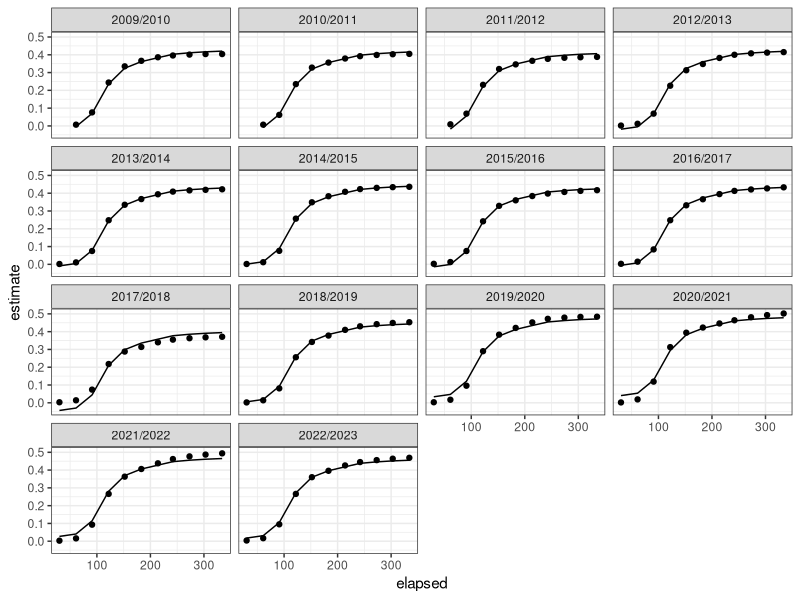
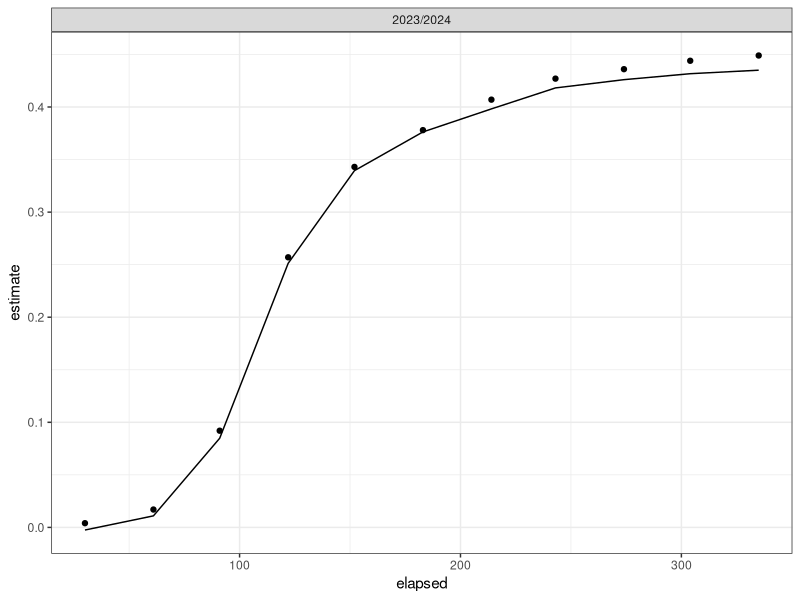
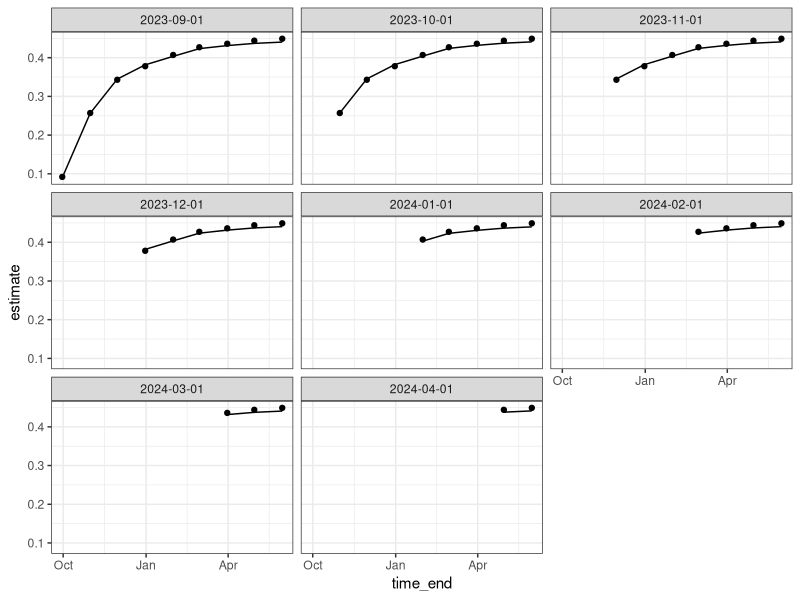
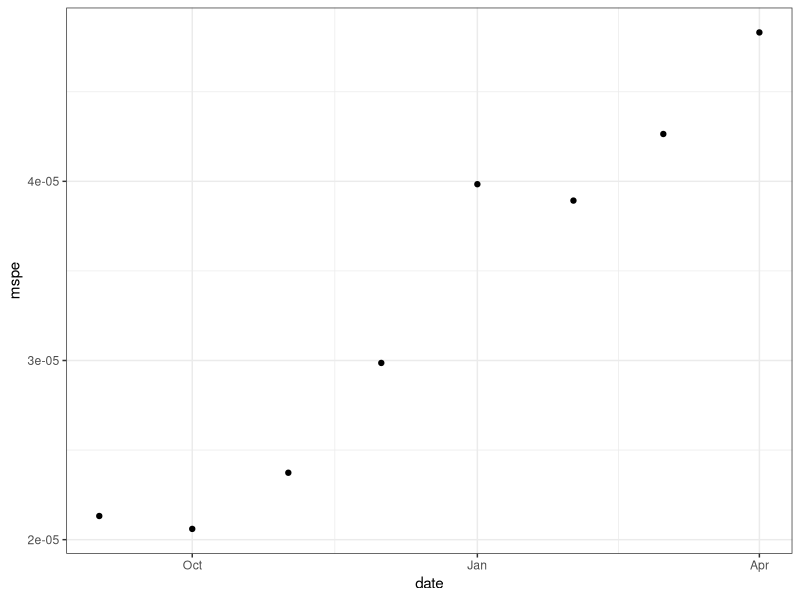
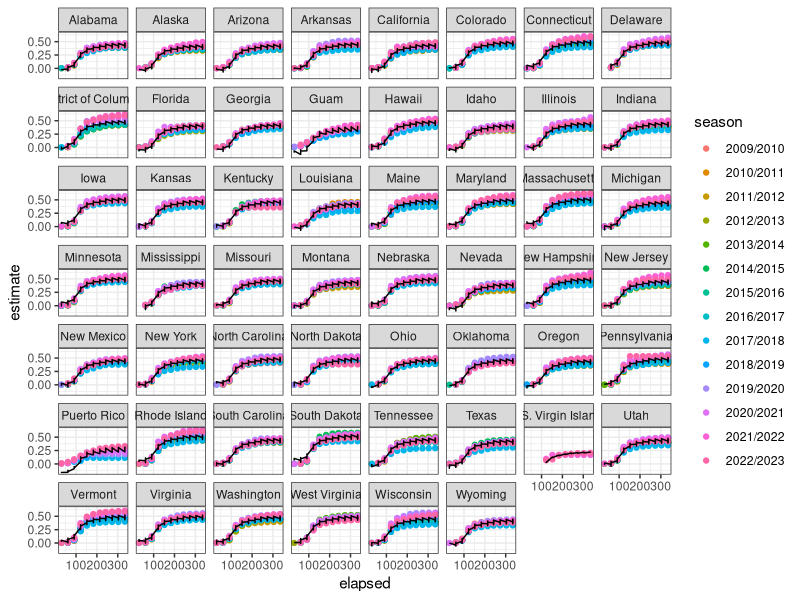
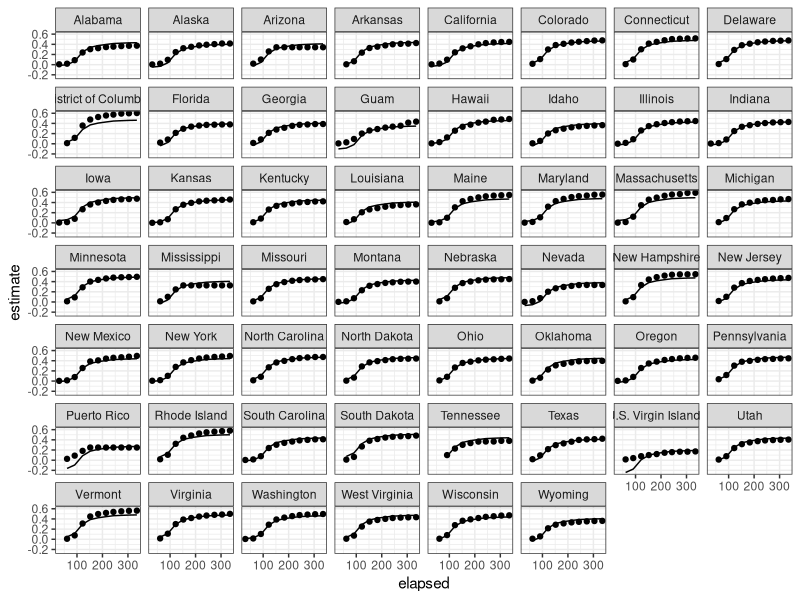

Here is the R script that generated these plots, in order:
## ---- chunk 1
knitr::opts_chunk$set(echo = TRUE)
## ---- chunk 2
rm(list = ls())
library(dplyr)
library(ggplot2)
library(mgcv)

### national flu data ###
nis <- read.csv("../data/nis_flu_national.csv")
head(nis)
nis$time_end <- as.Date(nis$time_end)

nis %>%
  mutate(
    time_end = as.Date(time_end),
    season_start_year = gsub("(\\d{4})/\\d{4}", "\\1", season)
  ) %>%
  mutate(season_start = as.Date(paste0(season_start_year, "-07-01"))) %>%
  mutate(elapsed = as.numeric(time_end - season_start)) %>%
  mutate(season = factor(season)) %>%
  select(-season_start_year) -> nis

train_end <- as.Date("2023-07-01")

nis %>%
  filter(time_end < train_end) -> nis_train

nis %>%
  filter(time_end >= train_end) -> nis_test
## ---- chunk 3
nis_gam <- gam(estimate ~ s(elapsed, bs = "bs") + s(season, bs = "re"), data = nis_train, method = "REML")
## ---- chunk 4
nis_test$pred <- predict(nis_gam, type = "response", newdata = nis_test)
## ---- chunk 5
#### compare with train data ####
nis_train$fitted <- nis_gam$fitted.values

nis_train %>%
  ggplot() +
  geom_point(aes(x = elapsed, y = estimate)) +
  geom_line(aes(x = elapsed, y = fitted)) +
  facet_wrap(season ~ .) +
  theme_bw()
## ---- chunk 6
nis_test %>%
  ggplot() +
  geom_point(aes(x = elapsed, y = estimate)) +
  geom_line(aes(x = elapsed, y = pred)) +
  facet_wrap(season ~ .) +
  theme_bw()
## ---- chunk 7
### retrospective forecasting ###
retro_gam <- function(forecast_start, data) {
  train <- data %>%
    filter(time_end < forecast_start)
  test <- data %>%
    filter(time_end >= forecast_start)

  gam_fit <- gam(estimate ~ s(elapsed, bs = "bs") + s(season, bs = "re"), data = train, method = "REML")
  test$pred <- predict(gam_fit, type = "response", newdata = test)

  return(test)
}

forecast_starts <- seq(as.Date("2023-09-01"), as.Date("2024-04-01"), "1 month")

all_preds <- lapply(1:length(forecast_starts), function(x) {
  retro_gam(forecast_start = forecast_starts[x], data = nis)
})

names(all_preds) <- forecast_starts
all_pred_df <- plyr::ldply(all_preds)

ggplot(all_pred_df) +
  geom_point(aes(x = time_end, y = estimate)) +
  geom_line(aes(x = time_end, y = pred)) +
  facet_wrap(.id ~ .) +
  theme_bw()
## ---- chunk 8
mspe <- function(data, pred) {
  mean((data - pred)^2)
}

retro_mspe <- sapply(1:length(all_preds), function(x) {
  mspe(all_preds[[x]]$estimate, all_preds[[x]]$pred)
})

mspe_df <- data.frame(
  date = forecast_starts,
  mspe = retro_mspe
)

mspe_df %>%
  ggplot() +
  geom_point(aes(x = date, y = mspe)) +
  theme_bw()
## ---- chunk 9
nis_state <- read.csv("../data/nis_flu_states.csv")

nis_state %>%
  mutate(
    time_end = as.Date(time_end),
    season_start_year = gsub("(\\d{4})/\\d{4}", "\\1", season)
  ) %>%
  mutate(season_start = as.Date(paste0(season_start_year, "-07-01"))) %>%
  mutate(elapsed = as.numeric(time_end - season_start)) %>%
  mutate(geography = factor(geography), season = factor(season)) %>%
  select(-season_start_year) -> nis_state

nis_state %>%
  filter(time_end < train_end) -> nis_state_train

nis_state %>%
  filter(time_end >= train_end) -> nis_state_test
## ---- chunk 10
nis_state_gam <- gam(
  estimate ~ s(elapsed, bs = "bs") + s(geography, bs = "re") +
    s(season, bs = "re"),
  data = nis_state_train, method = "REML"
)
## ---- chunk 11
nis_state_train$fitted <- nis_state_gam$fitted.values
nis_state_test$pred <- predict(nis_state_gam, newdata = nis_state_test, type = "response")
## ---- chunk 12
ggplot(nis_state_train) +
  geom_point(aes(x = elapsed, y = estimate, color = season)) +
  geom_line(aes(x = elapsed, y = fitted)) +
  facet_wrap(geography ~ .) +
  theme_bw()
## ---- chunk 13
ggplot(nis_state_test) +
  geom_point(aes(x = elapsed, y = estimate)) +
  geom_line(aes(x = elapsed, y = pred)) +
  facet_wrap(geography ~ .) +
  theme_bw()
